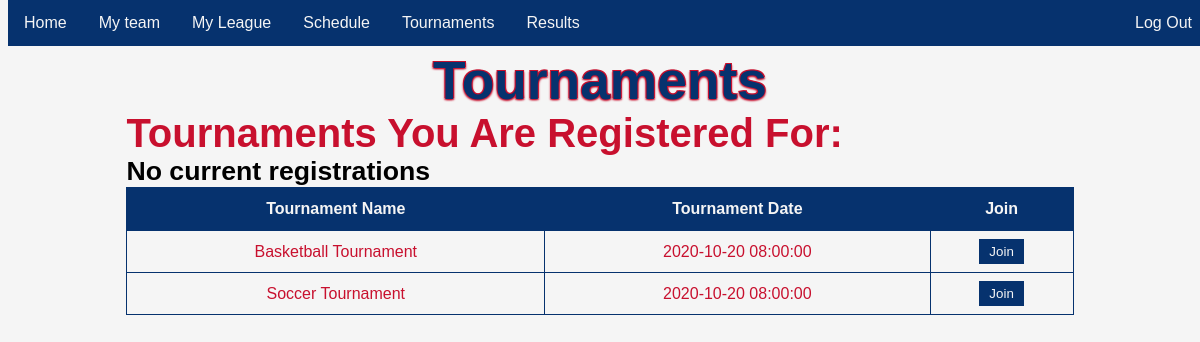
/htmlFiles/tournament.php, run on an earlier commit of the app's database.
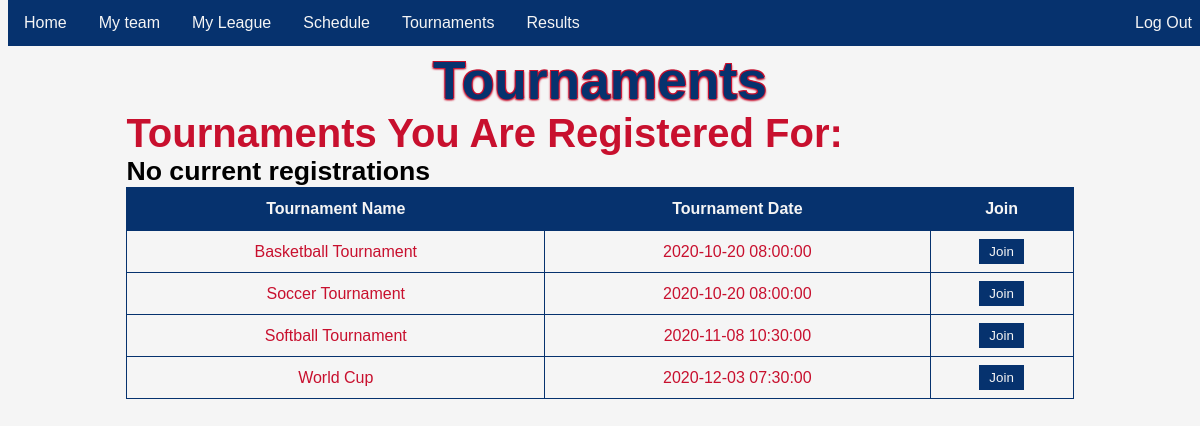
And on a later commit of the database.
### tables this page shows
CREATE TABLE tournament(
tourney_n VARCHAR(60),
tourney_date DATETIME,
PRIMARY KEY (tourney_n)
);

### htmlFiles/tournament.php (the view, shortened to what this page needs)
<html>
<head>
    <link rel="stylesheet" href="tournamentStyle.css">
</head>
<body style = "background-color: whitesmoke;">
    <ul>
        <li><a href = "#" id = "home-link">Home</a></li>
        <li><a href = "#" id = "my-team-link">My team</a></li>
        <li><a href = "#" id = "my-league-link">My League</a></li>
        <li><a href = "#" id = "schedule-link">Schedule</a></li>
        <li><a href = "#" id = "tournament-link">Tournaments</a></li>
        <li><a href = "#" id = "results-link">Results</a></li>
        <li style="float:right"><a class="active" href = "#" id = "logout-link">Log Out</a></li>
    </ul>
    <h1 class = "header">Tournaments</h1>
    <?php
        $GU_ID = $_SESSION["guid"];
        $server = "cps-database.gonzaga.edu";
        $username = "lmason2";
        $password = "Gozagsxc17";
        $database = "lmason2_DB";
        $conn = mysqli_connect($server, $username, $password, $database);
        $curTournamentsQuery = "SELECT t.tourney_n " .
                               "FROM userOnTeam u JOIN teamInTournament t USING(team_n) " .
                               "WHERE u.GU_ID = ?;";
        $stmt = $conn->stmt_init();
        $stmt->prepare($curTournamentsQuery);
        $stmt->bind_param("i", $GU_ID);
        $stmt->execute();
        $stmt->bind_result($tourney);
        echo "<h2 class = \"subheading\">Tournaments You Are Registered For: </h2>\n";
        if($stmt->fetch()) {
            echo "<h3 class = \"currentTournaments\">" . $tourney . "</h3>\n";
            while ($stmt->fetch()) {
                echo "<h3 class = \"currentTournaments\">" . $tourney . "</h3>\n";
            }
            echo "<h3 class = \"currentTournaments\">Contact lmason2@zagmail.gonzaga.edu to be removed.</h3>\n";
        }
        else {
            echo "<h3 class = \"currentTournaments\">No current registrations</h3>\n";
        }
        $query = "SELECT  t.tourney_n, t.tourney_date " .
                 "FROM tournament t ";
        $result = mysqli_query($conn, $query);
        if (mysqli_num_rows($result) > 0) {
            echo "<table class = \"tournament-table\">\n";
            echo "<tr>\n";
            echo "<th>Tournament Name</th>\n";
            echo "<th>Tournament Date</th>\n";
            echo "<th>Join</th>\n";
            echo "</tr>\n";
            while($row = mysqli_fetch_assoc($result)) {
                echo "<form action = \"tournament.php\" method = \"POST\">";
                echo "<tr>\n";
                echo "<td>" . $row["tourney_n"] . "</td>" . "\n";
                echo "<td>" . $row["tourney_date"] . "</td>" . "\n";
                echo "<td><input class = \"join-btn\" type = \"submit\" value = \"Join\"></td>";
                echo "</tr>\n";
                echo "</form>";
            }
            echo "</table>";
        }
        else {
            echo "<p class = \"center-class\">No Results<p>\n";
        }
    ?>
</body>
</html>

### htmlFiles/tournamentStyle.css (style rules this page uses)
.header { font-size: 40pt; color: rgb(6, 50, 110);; outline-color: rgb(200,16,46); font-family: Impact, Haettenschweiler, 'Arial Narrow Bold', sans-serif; text-shadow: -1px 1px 2px rgb(200,16,46), 1px 1px 2px rgb(200,16,46), 1px -1px 0 rgb(200,16,46), -1px -1px 0 rgb(200,16,46); margin: auto; margin-top: 50px; width: 100%; text-align: center; }
.tournament-table { font-family: Impact, Haettenschweiler, 'Arial Narrow Bold', sans-serif; border-collapse: collapse; width: 80%; text-align: center; margin-left: auto; margin-right: auto; }
.tournament-table td, .tournament-table th { border: 1px solid rgb(6, 50, 110); padding: 8px; color: rgb(200,16,46); }
.tournament-table th { padding-top: 12px; padding-bottom: 12px; text-align: left; background-color: rgb(6, 50, 110); color: whitesmoke; text-align: center; }
.join-btn { margin: 0; background-color: rgb(6, 50, 110);; color: whitesmoke; transition-duration: 0.4s; border: 4px solid rgb(6, 50, 110);; font-family: Impact, Haettenschweiler, 'Arial Narrow Bold', sans-serif; }
ul { position: fixed; top: 0; width: 100%; }
ul { list-style-type: none; margin: 0; padding: 0; overflow: hidden; background-color: rgb(6, 50, 110);; transition-duration: 0.4s; font-family: Impact, Haettenschweiler, 'Arial Narrow Bold', sans-serif; }
li { float: left; }
li a { display: block; color: whitesmoke; text-align: center; padding: 14px 16px; text-decoration: none; }
.subheading { color: rgb(200,16,46); font-size: 30pt; font-family: Impact, Haettenschweiler, 'Arial Narrow Bold', sans-serif; margin-left: auto; margin-right: auto; margin: auto; width: 80%; text-align: left; }
.currentTournaments { color: rgb(0, 0, 0); font-size: 20pt; font-family: Impact, Haettenschweiler, 'Arial Narrow Bold', sans-serif; margin-left: auto; margin-right: auto; margin: auto; width: 80%; text-align: left; }

What changed in the data, as far as the page shows it:
added tournament: tourney_n "Softball Tournament", tourney_date "2020-11-08 10:30:00"
added tournament: tourney_n "World Cup", tourney_date "2020-12-03 07:30:00"
